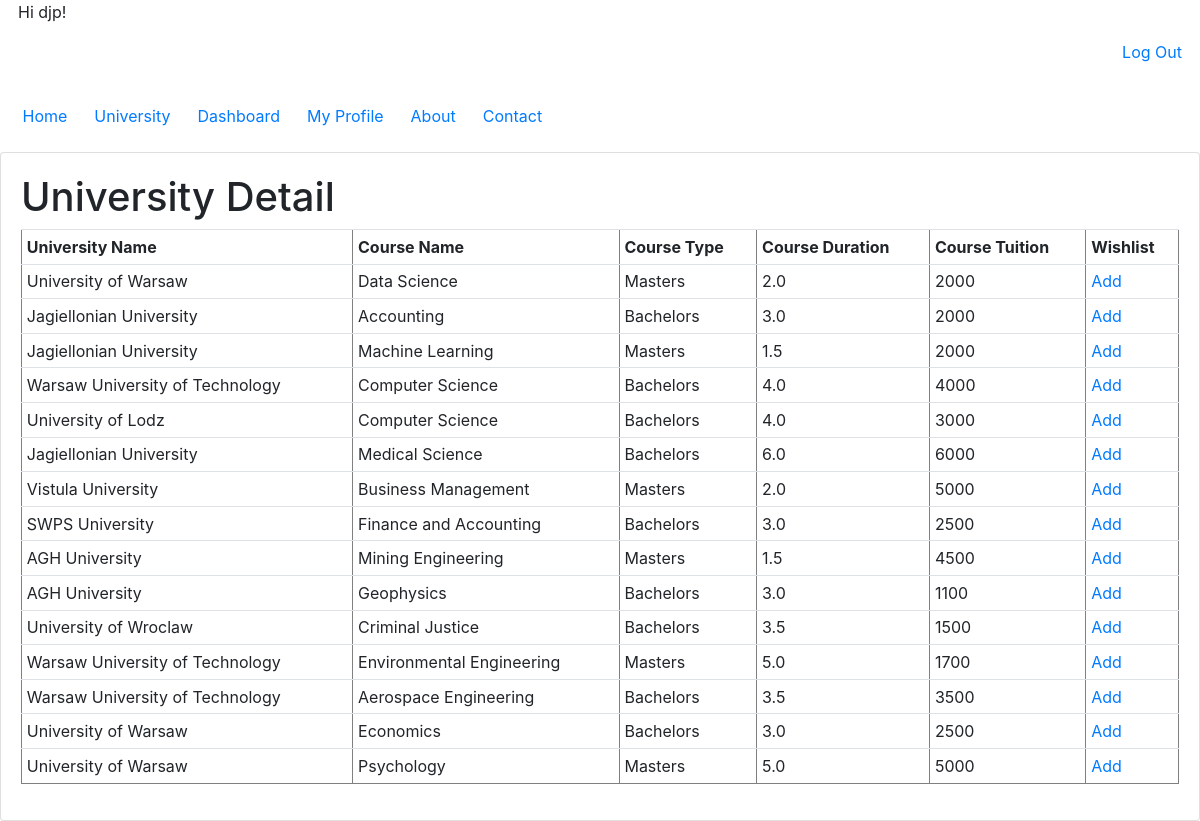
The page /university/all/ (signed in) on the database its author committed.
### WebApp/models.py (models this page shows, shortened)
class CourseDetail(models.Model):
    detail_id = models.OneToOneField(CourseName, on_delete=models.CASCADE, primary_key=True)
    course_type = models.CharField(max_length=20)
    course_duration = models.FloatField()
    course_tuition = models.IntegerField()

### WebApp/views.py (the view)
# urls.py: path('university/all/', views.universityE_view, name='universityE'),
@login_required(login_url='login')
def universityE_view(request):
    query = CourseDetail.objects.raw(
        'SELECT A.[detail_id_id], B.[course_id], B.[course_name], B.[uni_id_id], A.[course_duration],A.[course_type], A.[course_tuition], C.[uni_name] FROM WebApp_coursename B JOIN WebApp_coursedetail A ON A.detail_id_id = B.course_id JOIN WebApp_universitydetail C ON C.uni_id = B.uni_id_id')
    return render(request, 'University.html', {'query': query})

### templates/University.html (shortened to what this page needs)
{% extends 'Base.html' %}
{% block content %}
    <div class="row">
	<div class="col-md">
		<div class="card card-body">
    <h1>University Detail</h1>
    <table border="1" cellspacing="0" class="table table-sm">
    <tr>
    <th>University Name</th>
    <th>Course Name</th>
    <th>Course Type</th>
    <th>Course Duration</th>
    <th>Course Tuition</th>
     <th>Wishlist</th>
    </tr>
    {% for q in query %}
    <tr>
    <td>{{ q.uni_name }}</td>
    <td>{{ q.course_name}}</td>
    <td>{{ q.course_type }}</td>
    <td>{{ q.course_duration }}</td>
    <td>{{ q.course_tuition }}</td>
     <td><a href="{% url 'add' q.course_id %}">Add</a></td>
    </tr>
    {% endfor %}
    </table>
</div>
</div>
</div>
{% endblock %}

### templates/Base.html (shortened to what this page needs)
<!DOCTYPE html>
<html lang="en">
<head>
<link rel="stylesheet" href="https://stackpath.bootstrapcdn.com/bootstrap/4.3.1/css/bootstrap.min.css">
</head>
<body>
  <main>
   <p align="left">
 {% if user.is_authenticated %}
    &nbsp;&nbsp;&nbsp;&nbsp;Hi {{ user.username }}!
 </p>
    <p align="right"><a href="{% url 'logout' %}">Log Out</a>&nbsp;&nbsp;&nbsp;&nbsp;</p>
  <br/>
{% endif %}
  <a  href="{% url 'home' %}">Home</a>
 <a href="{% url 'universityE' %}">University</a>
      <a  href="{% url 'dashboard' %}">Dashboard</a>
      <a  href="{% url 'profile' %}">My Profile</a>
      <a href="{% url 'about' %}">About</a>
      <a href="{% url 'contact' %}">Contact</a>
    <br/>
    <br/>
    {% block content %}
    {% endblock %}
  </main>
</body>
</html>

### rows shown on the page
CourseDetail: uni_name "University of Warsaw", course_name "Data Science", course_type "Masters", course_duration "2.0", course_tuition "2000"
CourseDetail: uni_name "Jagiellonian University", course_name "Accounting", course_type "Bachelors", course_duration "3.0", course_tuition "2000"
CourseDetail: uni_name "Jagiellonian University", course_name "Machine Learning", course_type "Masters", course_duration "1.5", course_tuition "2000"
CourseDetail: uni_name "Warsaw University of Technology", course_name "Computer Science", course_type "Bachelors", course_duration "4.0", course_tuition "4000"
CourseDetail: uni_name "University of Lodz", course_name "Computer Science", course_type "Bachelors", course_duration "4.0", course_tuition "3000"
CourseDetail: uni_name "Jagiellonian University", course_name "Medical Science", course_type "Bachelors", course_duration "6.0", course_tuition "6000"
CourseDetail: uni_name "Vistula University", course_name "Business Management", course_type "Masters", course_duration "2.0", course_tuition "5000"
CourseDetail: uni_name "SWPS University", course_name "Finance and Accounting", course_type "Bachelors", course_duration "3.0", course_tuition "2500"
CourseDetail: uni_name "AGH University", course_name "Mining Engineering", course_type "Masters", course_duration "1.5", course_tuition "4500"
CourseDetail: uni_name "AGH University", course_name "Geophysics", course_type "Bachelors", course_duration "3.0", course_tuition "1100"
CourseDetail: uni_name "University of Wroclaw", course_name "Criminal Justice", course_type "Bachelors", course_duration "3.5", course_tuition "1500"
CourseDetail: uni_name "Warsaw University of Technology", course_name "Environmental Engineering", course_type "Masters", course_duration "5.0", course_tuition "1700"
CourseDetail: uni_name "Warsaw University of Technology", course_name "Aerospace Engineering", course_type "Bachelors", course_duration "3.5", course_tuition "3500"
CourseDetail: uni_name "University of Warsaw", course_name "Economics", course_type "Bachelors", course_duration "3.0", course_tuition "2500"
CourseDetail: uni_name "University of Warsaw", course_name "Psychology", course_type "Masters", course_duration "5.0", course_tuition "5000"

### other values the page prints
{{ user.username }} "djp"
